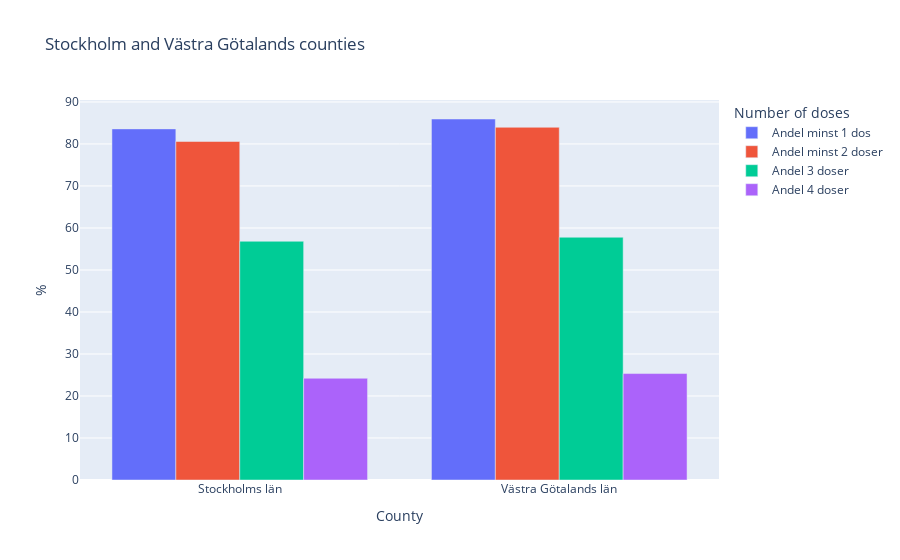

The cell this chart's notebook holds for it:
### Markdown cell above
So, the data is pretty consistent, but when calculating the procentage for each row separately, a cumulative error is of course higher.

### Code cell
fig_two_counties = px.bar(stockholm_vastra_counties, 
        title = "Stockholm and Västra Götalands counties",
        barmode = 'group',
        labels = dict(value = '%', variable = 'Number of doses', Län_namn = 'County')
             )
fig_two_counties.show()
fig_two_counties.write_html("./Visualizations/Plotly parts 1_2/Percentage_two_counties.html")

### Figure 1 — Plotly figure (JSON) as saved in the notebook; plotly's stock layout.template omitted (floating-point values rounded to 4 significant figures)
{"data": [{"alignmentgroup": "True", "hovertemplate": "Number of doses=Andel minst 1 dos<br>County=%{x}<br>%=%{y}<extra></extra>", "legendgroup": "Andel minst 1 dos", "marker": {"color": "#636efa", "pattern": {"shape": ""}}, "name": "Andel minst 1 dos", "offsetgroup": "Andel minst 1 dos", "orientation": "v", "showlegend": true, "textposition": "auto", "type": "bar", "x": ["Stockholms län", "Västra Götalands län"], "xaxis": "x", "y": [83.59, 85.94], "yaxis": "y"}, {"alignmentgroup": "True", "hovertemplate": "Number of doses=Andel minst 2 doser<br>County=%{x}<br>%=%{y}<extra></extra>", "legendgroup": "Andel minst 2 doser", "marker": {"color": "#EF553B", "pattern": {"shape": ""}}, "name": "Andel minst 2 doser", "offsetgroup": "Andel minst 2 doser", "orientation": "v", "showlegend": true, "textposition": "auto", "type": "bar", "x": ["Stockholms län", "Västra Götalands län"], "xaxis": "x", "y": [80.59, 83.97], "yaxis": "y"}, {"alignmentgroup": "True", "hovertemplate": "Number of doses=Andel 3 doser<br>County=%{x}<br>%=%{y}<extra></extra>", "legendgroup": "Andel 3 doser", "marker": {"color": "#00cc96", "pattern": {"shape": ""}}, "name": "Andel 3 doser", "offsetgroup": "Andel 3 doser", "orientation": "v", "showlegend": true, "textposition": "auto", "type": "bar", "x": ["Stockholms län", "Västra Götalands län"], "xaxis": "x", "y": [56.83, 57.79], "yaxis": "y"}, {"alignmentgroup": "True", "hovertemplate": "Number of doses=Andel 4 doser<br>County=%{x}<br>%=%{y}<extra></extra>", "legendgroup": "Andel 4 doser", "marker": {"color": "#ab63fa", "pattern": {"shape": ""}}, "name": "Andel 4 doser", "offsetgroup": "Andel 4 doser", "orientation": "v", "showlegend": true, "textposition": "auto", "type": "bar", "x": ["Stockholms län", "Västra Götalands län"], "xaxis": "x", "y": [24.23, 25.34], "yaxis": "y"}], "layout": {"barmode": "group", "legend": {"title": {"text": "Number of doses"}, "tracegroupgap": 0}, "title": {"text": "Stockholm and Västra Götalands counties"}, "xaxis": {"anchor": "y", "domain": [0, 1], "title": {"text": "County"}}, "yaxis": {"anchor": "x", "domain": [0, 1], "title": {"text": "%"}}}}
